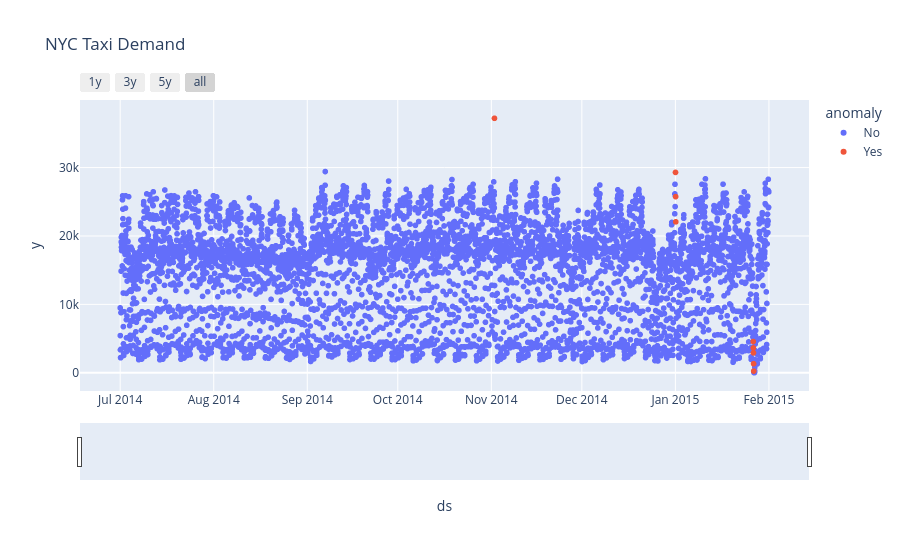

The notebook cell this image was saved under:
### Code cell
fig = px.scatter(results.reset_index(), x='ds', y='y', color='anomaly', title='NYC Taxi Demand')

fig.update_xaxes(
    rangeslider_visible=True,
    rangeselector=dict(
        buttons=list([
            dict(count=1, label="1y", step="year", stepmode="backward"),
            dict(count=2, label="3y", step="year", stepmode="backward"),
            dict(count=3, label="5y", step="year", stepmode="backward"),
            dict(step="all")
        ])
    )
)
fig.show()

### Figure 1 — Plotly figure (JSON) as saved in the notebook; plotly's stock layout.template omitted (floating-point values rounded to 4 significant figures; data arrays with more than 128 entries replaced by an {"elided": "..."} marker saying what was removed)
{"data": [{"hovertemplate": "anomaly=No<br>ds=%{x}<br>y=%{y}<extra></extra>", "legendgroup": "No", "marker": {"color": "#636efa", "symbol": "circle"}, "mode": "markers", "name": "No", "showlegend": true, "type": "scattergl", "x": {"elided": "5151 str values"}, "xaxis": "x", "y": {"elided": "5151 float values"}, "yaxis": "y"}, {"hovertemplate": "anomaly=Yes<br>ds=%{x}<br>y=%{y}<extra></extra>", "legendgroup": "Yes", "marker": {"color": "#EF553B", "symbol": "circle"}, "mode": "markers", "name": "Yes", "showlegend": true, "type": "scattergl", "x": ["2014-11-02T01:00:00.000000000", "2015-01-01T01:00:00.000000000", "2015-01-01T02:00:00.000000000", "2015-01-01T03:00:00.000000000", "2015-01-26T19:00:00.000000000", "2015-01-26T20:00:00.000000000", "2015-01-26T21:00:00.000000000", "2015-01-26T22:00:00.000000000", "2015-01-26T23:00:00.000000000"], "xaxis": "x", "y": [37200.0, 29290.0, 25750.0, 22070.0, 4566.0, 3630.0, 2907.0, 1324.0, 243.0], "yaxis": "y"}], "layout": {"legend": {"title": {"text": "anomaly"}, "tracegroupgap": 0}, "title": {"text": "NYC Taxi Demand"}, "xaxis": {"anchor": "y", "domain": [0, 1], "rangeselector": {"buttons": [{"count": 1, "label": "1y", "step": "year", "stepmode": "backward"}, {"count": 2, "label": "3y", "step": "year", "stepmode": "backward"}, {"count": 3, "label": "5y", "step": "year", "stepmode": "backward"}, {"step": "all"}]}, "rangeslider": {"visible": true}, "title": {"text": "ds"}}, "yaxis": {"anchor": "x", "domain": [0, 1], "title": {"text": "y"}}}}
